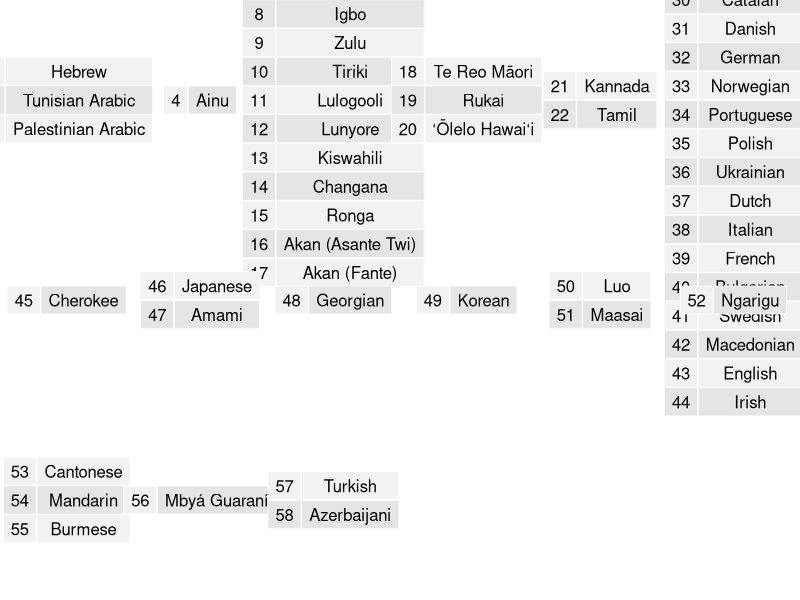
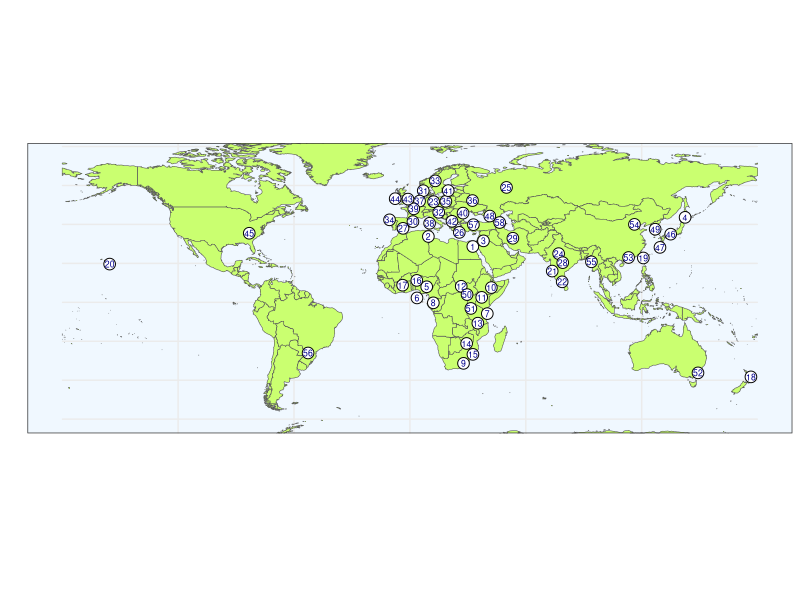

The R source for these figures, in order:
##
library("ggplot2")
library("sf")
library("rnaturalearth")
library("rnaturalearthdata")
library("grid")
library("gridExtra")

##
INTERVAL <- 5

##
collabT_full <- read.csv('./data/CollaboratorsTable.csv')
collabT <- collabT_full[collabT_full$Confirmed == 'Y', ]

langlabel <- unique(data.frame(Lang = collabT$Native.fluent.language.name.by.collaborator,
                               Family = collabT$Language.family.according.to.Glottolog,
                        Longitude = collabT$Longitude, Latitude = collabT$Latitude, ID = 0))
idx <- sort(langlabel$Family, decreasing = FALSE, index=T)$ix
langlabel <- langlabel[idx, ]
langlabel$ID <- 1:nrow(langlabel)

dodge <- TRUE
while (dodge) {
  dodge <- FALSE
  
  for (i in 1:nrow(langlabel)) {
    fun_i <- function(x) sqrt(sum((as.numeric(x) - as.numeric(langlabel[i, 3:4]))^2))
    d <- apply(langlabel[, 3:4], MARGIN = 1, FUN = fun_i)
    
    st <- sort(d, decreasing = FALSE, index = TRUE)
    d_st <- st$x
    idx <- st$ix
    
    j <- 2
    if (d_st[j] < INTERVAL) {
      dir <- sign(langlabel$Latitude[i] - langlabel$Latitude[idx[j]])
      if (dir == 0) {
        dir <- 1
      }
      langlabel$Latitude[i] <- langlabel$Latitude[i] + sqrt(INTERVAL + 1)*dir
      
      dir <- sign(langlabel$Longitude[i] - langlabel$Longitude[idx[j]])
      if (dir == 0) {
        dir <- 1
      }
      langlabel$Longitude[i] <- langlabel$Longitude[i] + sqrt(INTERVAL + 1)*dir
      
      dodge <- TRUE
    }
  }
}

print("dodging...OK")

##
theme_set(theme_bw())
world <- ne_countries(scale = "medium", returnclass = "sf")

##
gobj<- ggplot(data = world) +
  geom_sf(fill= "darkolivegreen1") +
  geom_point(data = langlabel, aes(x=Longitude, y=Latitude),
             size = 3.6, shape = 21, fill = "white") +
  geom_text(data = langlabel, aes(x=Longitude, y=Latitude, label=ID),
            size = 2.2, color = "darkblue", check_overlap = FALSE) + 
  xlab("") + ylab("") + ylim(c(-60.5, 75)) + 
  theme(axis.ticks.x = element_blank(), axis.text.x = element_blank()) +
  theme(panel.background = element_rect(fill = "aliceblue"))

##
FamilyList <- unique(langlabel$Family)
langtable <- vector(mode = "list", length = length(FamilyList))
for (i in 1:length(FamilyList)) {
  idx <- langlabel$Family == FamilyList[i]
  langtable[[i]] <- tableGrob(cbind(langlabel[idx, 5], langlabel[idx, 1]))
}

##
g <- grid.arrange(grobs = langtable, nrow = 3, ncol = 6)

##
ggsave(file = "./output/CollabMap.png", plot = gobj, width = 8, height = 7)
